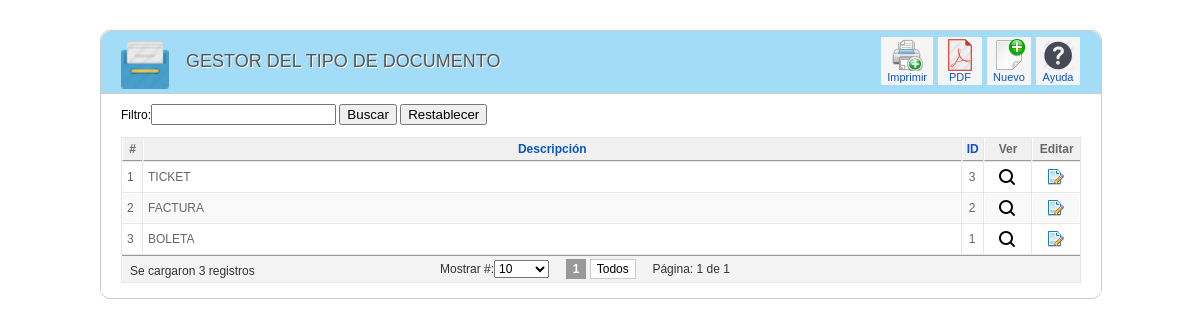
Screenshot of /tipo_documento/index.php (signed in) with the database file from the repository.
### tables this page shows
CREATE TABLE IF NOT EXISTS `tipodocumento` (
  `IdTipoDocumento` int(11) NOT NULL AUTO_INCREMENT,
  `Descripcion` varchar(80) NOT NULL,
  PRIMARY KEY (`IdTipoDocumento`)
);

### clases/clsTipoDocumento.php (called while the page is built, shortened)
<?php
include_once("clsConexion.php");
class clsTipoDocumento{
function consultarTotalTipoDocumentos(){
   $con = new clsConexion;
   if($con->conectarse()==true){
     $query = "CALL SP_S_TipoDocumentoCantidadTotal()";
	 $result = @mysql_query($query);
	 if (!$result)
	   return false;
	 else
	   return $result;
   }
 }
function consultarTipoDocumentoPorParametro($criterio,$busqueda,$limite){
   $con = new clsConexion;
   if($con->conectarse()==true){
     $query = "CALL SP_S_TipoDocumentoPorParametro('$criterio','$busqueda','$limite')";
	 $result = @mysql_query($query);
	 if (!$result)
	   return false;
	 else
	   return $result;
   }
 }
}
?>

### clases/clsConexion.php (called while the page is built, shortened)
<?php
class clsConexion{
	 function conectarse() {
		   return true;
	 }
}
?>

### tipo_documento/index.php (the view, shortened to what this page needs)
<html>
<head>
<link href="../css/general.css" rel="stylesheet" type="text/css">
<link href="../css/Imagenes.css" rel="stylesheet" type="text/css">
<link href="../css/paginator.css" rel="stylesheet" type="text/css">
</head>
<body>
<?php
    if(isset($_SESSION["usuario"])){
?>
<div class="wrapper">
<div class="block">
    <div class="block_head">
    	<div class="imagen_head"><img src="../img/Iconfinder/archiver-32.png" width="48" height="48"></div>
    	<div class="titulo_head">GESTOR DEL TIPO DE DOCUMENTO</div>
        <div class="toolbar" id="toolbar">
            <table class="toolbar">
            	<tbody>
                	<tr>
                     <td>
                      <button type="submit" class="button" onClick="enviarPrinter();">
                   <span class="Imprimir" title="Imprimir">
                        </span>
                        Imprimir
          			</button>
                    </td>
                    <td>
<button type="submit" class="button" onClick="enviarPDF();">
                   <span style="background-image:url(../img/Iconfinder/PDF2.png);" title="Convertir a PDF">
                        </span>
                        PDF
          			</button>
                    </td>
                    <td>
                        <a href="registrar_tipodocumento.php" class="toolbar">
                        <span class="NuevoOtros" title="Nuevo">
                        </span>
                        Nuevo
                        </a>
                    </td>
                    <td>
                        <a href="#" class="toolbar">
                        <span class="Ayuda" title="Ayuda">
                        </span>
                        Ayuda
                        </a>
                    </td>
                    </tr>
            	</tbody>
            </table>
        </div>
    </div>
    <div class="block_content">
<?php
include_once("../clases/clsTipoDocumento.php");
include_once("../lib/paginator/paginator.class.php");
$objTipoDocumento=new clsTipoDocumento;
$result_tot=$objTipoDocumento->consultarTotalTipoDocumentos();
$num_rows = mysql_fetch_row($result_tot);
$pages = new Paginator;
$pages->items_total = $num_rows[0];
$pages->mid_range = 9;
$pages->paginate();
$result=$objTipoDocumento->consultarTipoDocumentoPorParametro($criterio,$busqueda,$pages->limit);
?>
<form name="datos" action="index.php" method="post">
Filtro:<input type="text" name="txtDato">
<input name="buscar_dato" type="submit" value="Buscar">
<input name="restablecer" type="submit" value="Restablecer">
</form>
<table class="adminlist" cellspacing="1">
<thead>
<tr>
	<th>#</th>
	<th><a href="#">Descripción</a></th>
	<th><a href="#">ID</a></th>
    <th>Ver</th>
	<th>Editar</th>
</tr>
</thead>
<tbody class="adminlist">
<?php
$i=0;
$c=0;
while($row=mysql_fetch_array($result)){
	$i=$i+1;
	if ($c==1){
	echo "<tr class='row1'>";
		$c=2;
	}else{
	    	echo "<tr class='row0'>";
		$c=1;
	}
	echo "<td width='10'>".$i."</td>";
	echo "<td>".$row['Descripcion']."</td>";
	echo "<td width='1%' align='center'>".$row['IdTipoDocumento']."</td>";
	echo "<td width='5%' align='center'><a href=detalle_tipodocumento.php?idtipodocumento=".$row["IdTipoDocumento"]." title='Ver Detalle'><img src='../img/Iconfinder/search-16.png'></td>";
    echo "<td width='5%' align='center'><a href=editar_tipodocumento.php?idtipodocumento=".$row["IdTipoDocumento"]." title='Editar'><img src='../img/Iconfinder/page_edit.png'></td>";
	echo "</tr>";
}
?>
</tbody>
		<tfoot>
			<tr>
				<td colspan="13">
                 <div align="left" style="float:left; width:310px; padding:4px 0px 0px 4px;"><?php echo "Se cargaron ".$i." registros" ?></div>
                <div align="left">                <?php
echo $pages->display_items_per_page()."&nbsp;&nbsp;&nbsp;&nbsp;".$pages->display_pages()."&nbsp;&nbsp;&nbsp;&nbsp;Página: ".$pages->current_page." de ".$pages->num_pages;
?></div>
                </td>
			</tr>
		</tfoot>
</table>
    </div>
</div>
</div>
   <?php
    } else {
        header("Location:../index.php");
    }
?>
</body>
</html>

### css/general.css (style rules this page uses)
body { margin: 10px; padding: 0; background-image: url(../img/fondo.png); background-repeat: repeat; padding-bottom: 1px; font-size: 11px; }
body, td, th { font-family: Arial, Helvetica, sans-serif; font-size:12px; }
a:link { color: #0B55C4; text-decoration: none; }
table.adminlist { width: 100%; border-spacing: 1px; background-color: #e7e7e7; color: #666; font-size:12px; }
table.adminlist td, table.adminlist th { padding: 4px; }
table.adminlist thead th { text-align: center; background: #f0f0f0; color: #666; border-bottom: 1px solid #999; border-left: 1px solid #fff; }
table.adminlist tbody tr { background-color: #fff; text-align: left; }
table.adminlist tbody tr.row1 { background: #f9f9f9; border-top: 1px solid #fff; }
table.adminlist tbody tr td { height: 30px; background: #fff; border: 1px solid #fff; }
table.adminlist tbody tr.row1 td { background: #f9f9f9; border-top: 1px solid #FFF; }
table.adminlist tfoot tr { text-align: center; color: #333; }
table.adminlist tfoot td, table.adminlist tfoot th { background-color: #f3f3f3; border-top: 1px solid #999; text-align: center; }
.block { width:1000px; padding-bottom: 5px; margin-bottom: 25px; clear: both; border-radius: 10px; background-color:#fff; border: solid 1px #CCCCCC; }
.wrapper { width:1000px; margin:0 auto; padding-top: 20px; }
.block .block_content { overflow: hidden; background: #fff; width:960px; border-top: 1px solid #CECECE; padding: 10px 20px 10px; }
.block .block_head { height:62px; background-color: rgba(1, 159, 230, 0.36); -moz-border-radius: 10px 10px 0px 0px; -o-border-radius: 10px 10px 0px 0px; -webkit-border-radius: 10px 10px 0px 0px; -ms-border-radius: 10px 10px 0px 0px; overflow:visible; }
.block .titulo_head { height:25px; width:auto; float:left; font-family: "Titillium999", "Trebuchet MS", Arial, sans-serif; font-size: 18px; font-weight: normal; text-transform: uppercase; color: #555; text-shadow: 1px 1px 0 #fff; margin-left: 15px; padding-top:20px; }
.block .imagen_head { height:25px; width:50; float:left; margin-left: 20px; padding-top:10px; }
div.toolbar { float: right; text-align: right; padding: 0; margin-right: 20px; margin-top:5px; }
table.toolbar { border-collapse: collapse; padding: 0; margin: 0; }
table.toolbar td { padding: 1px 1px 1px 4px; text-align: center; color: #666; height: 48px; }
table.toolbar span { float: none; width: 32px; height: 32px; margin: 0 auto; display: block; }
table.toolbar a { display: block; float: left; background:#F5F5F5; white-space: nowrap; border: 1px solid #F5F5F5; padding: 1px 5px; cursor: pointer; font-size:11px; }
.button { display: block; float: left; white-space: nowrap; border: 1px solid #F5F5F5; padding: 1px 5px; cursor: pointer; font-family: Arial, Helvetica, sans-serif; font-size:11px; color: #0B55C4; text-align:center center; background:#F5F5F5; }

### css/Imagenes.css (style rules this page uses)
.Ayuda { background-image:url(../img/Iconfinder/help.png); }
.Imprimir { background-image:url(../img/Iconfinder/print-add2.png); }
.NuevoOtros { background-image:url(../img/Iconfinder/document-new.png); }

### rows the page displays
tipodocumento: Descripcion "TICKET", IdTipoDocumento "3"
tipodocumento: Descripcion "FACTURA", IdTipoDocumento "2"
tipodocumento: Descripcion "BOLETA", IdTipoDocumento "1"

### other values shown
$i "3"
$pages->current_page "1"
$pages->num_pages "1"
form field value "10"
